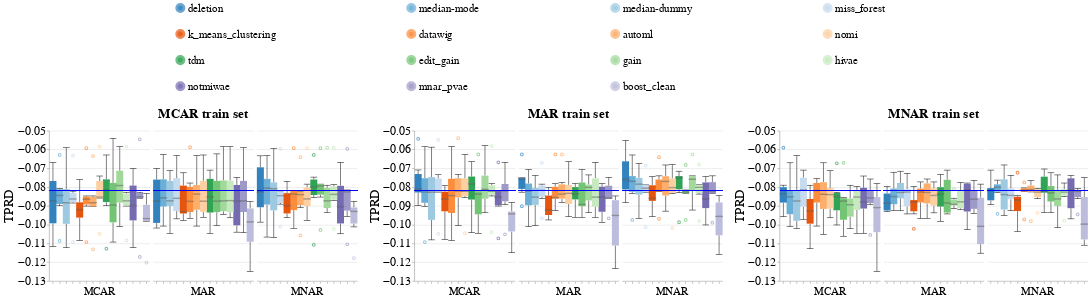

The cell this chart's notebook holds for it:
### Code cell
create_box_plots_for_diff_imputers_v2(dataset_name=DATASET_NAME,
                                      model_name='lr_clf',
                                      group=SENSITIVE_ATTR_FOR_DISPARITY_METRICS,
                                      metric_name='Equalized_Odds_TPR',
                                      db_client=db_client)

### Figure 1 — Vega-Lite specification as saved in the notebook (floating-point values rounded to 4 significant figures; data arrays with more than 128 entries replaced by an {"elided": "..."} marker saying what was removed)
{"config": {"view": {"continuousWidth": 400, "continuousHeight": 300, "stroke": null}, "axis": {"labelFontSize": 24, "labelFontWeight": "normal", "titleFontSize": 26, "titleFontWeight": "normal"}, "facet": {"spacing": 5}, "header": {"labelFontSize": 22, "labelOrient": "bottom", "labelPadding": 5, "titleFontSize": 26}, "legend": {"columns": 4, "direction": "horizontal", "labelFontSize": 22, "labelLimit": 400, "orient": "top", "symbolOffset": 250, "symbolStrokeWidth": 10, "titleAnchor": "middle", "titleFontSize": 24, "titleLimit": 300}, "title": {"fontSize": 26}}, "hconcat": [{"data": {"name": "data-0a8ecb11ff069f129003d6c5061f1b1d"}, "facet": {"column": {"field": "Test_Injection_Strategy", "sort": ["MCAR", "MAR", "MNAR"], "title": "MCAR train set", "type": "nominal"}}, "spec": {"layer": [{"mark": {"type": "boxplot", "median": {"stroke": "black", "strokeWidth": 0.7}, "ticks": true}, "encoding": {"color": {"field": "Null_Imputer_Name", "scale": {"scheme": "category20c"}, "sort": ["deletion", "median-mode", "median-dummy", "miss_forest", "k_means_clustering", "datawig", "automl", "nomi", "tdm", "edit_gain", "gain", "hivae", "notmiwae", "mnar_pvae"], "title": null, "type": "nominal"}, "x": {"axis": {"labels": false}, "field": "Null_Imputer_Name", "sort": ["deletion", "median-mode", "median-dummy", "miss_forest", "k_means_clustering", "datawig", "automl", "nomi", "tdm", "edit_gain", "gain", "hivae", "notmiwae", "mnar_pvae"], "title": null, "type": "nominal"}, "y": {"field": "Metric_Value", "scale": {"zero": false}, "title": "TPRD", "type": "quantitative"}}}, {"mark": "rule", "encoding": {"color": {"value": "blue"}, "size": {"value": 2}, "y": {"field": "Baseline_Median", "type": "quantitative"}}}], "width": 200}}, {"data": {"name": "data-710daa4a0364f87e394014728555d15d"}, "facet": {"column": {"field": "Test_Injection_Strategy", "sort": ["MCAR", "MAR", "MNAR"], "title": "MAR train set", "type": "nominal"}}, "spec": {"layer": [{"mark": {"type": "boxplot", "median": {"stroke": "black", "strokeWidth": 0.7}, "ticks": true}, "encoding": {"color": {"field": "Null_Imputer_Name", "scale": {"scheme": "category20c"}, "sort": ["deletion", "median-mode", "median-dummy", "miss_forest", "k_means_clustering", "datawig", "automl", "nomi", "tdm", "edit_gain", "gain", "hivae", "notmiwae", "mnar_pvae"], "title": null, "type": "nominal"}, "x": {"axis": {"labels": false}, "field": "Null_Imputer_Name", "sort": ["deletion", "median-mode", "median-dummy", "miss_forest", "k_means_clustering", "datawig", "automl", "nomi", "tdm", "edit_gain", "gain", "hivae", "notmiwae", "mnar_pvae"], "title": null, "type": "nominal"}, "y": {"field": "Metric_Value", "scale": {"zero": false}, "title": "TPRD", "type": "quantitative"}}}, {"mark": "rule", "encoding": {"color": {"value": "blue"}, "size": {"value": 2}, "y": {"field": "Baseline_Median", "type": "quantitative"}}}], "width": 200}}, {"data": {"name": "data-26780a40adedcac64dd87fda7d31e9c7"}, "facet": {"column": {"field": "Test_Injection_Strategy", "sort": ["MCAR", "MAR", "MNAR"], "title": "MNAR train set", "type": "nominal"}}, "spec": {"layer": [{"mark": {"type": "boxplot", "median": {"stroke": "black", "strokeWidth": 0.7}, "ticks": true}, "encoding": {"color": {"field": "Null_Imputer_Name", "scale": {"scheme": "category20c"}, "sort": ["deletion", "median-mode", "median-dummy", "miss_forest", "k_means_clustering", "datawig", "automl", "nomi", "tdm", "edit_gain", "gain", "hivae", "notmiwae", "mnar_pvae"], "title": null, "type": "nominal"}, "x": {"axis": {"labels": false}, "field": "Null_Imputer_Name", "sort": ["deletion", "median-mode", "median-dummy", "miss_forest", "k_means_clustering", "datawig", "automl", "nomi", "tdm", "edit_gain", "gain", "hivae", "notmiwae", "mnar_pvae"], "title": null, "type": "nominal"}, "y": {"field": "Metric_Value", "scale": {"zero": false}, "title": "TPRD", "type": "quantitative"}}}, {"mark": "rule", "encoding": {"color": {"value": "blue"}, "size": {"value": 2}, "y": {"field": "Baseline_Median", "type": "quantitative"}}}], "width": 200}}], "resolve": {"scale": {"color": "shared", "y": "shared"}}, "$schema": "https://vega.github.io/schema/vega-lite/v4.17.0.json", "datasets": {"data-0a8ecb11ff069f129003d6c5061f1b1d": {"elided": "270 records"}, "data-710daa4a0364f87e394014728555d15d": {"elided": "270 records"}, "data-26780a40adedcac64dd87fda7d31e9c7": {"elided": "270 records"}}}
